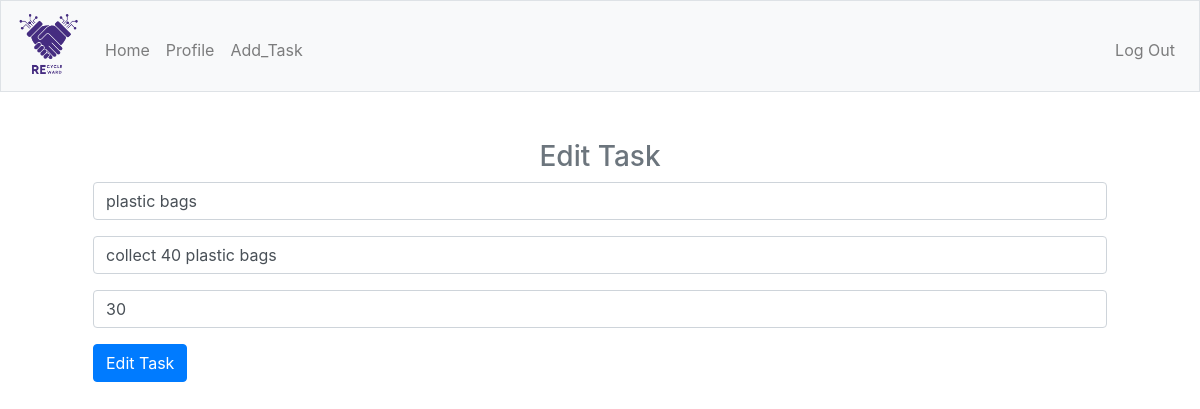
Page /collector/tasks/1/edit (signed in) on the committed database.
### tables this page shows
CREATE TABLE tasks (
    id INTEGER PRIMARY KEY,
    name TEXT NOT NULL,
    description TEXT NOT NULL,
    points INTEGER NOT NULL,
    collector_id INTEGER NOT NULL,
    FOREIGN KEY (collector_id) REFERENCES collectors (id)
);

### app.py (the view)
@app.route("/collector/tasks/<int:task_id>/edit", methods=["GET", "POST"])
@collector_login_required
def collector_task_edit(task_id):
    if request.method == "POST":
        db.execute("UPDATE tasks SET name = ?, description = ?, points = ? where id = ?;", request.form.get("name"), request.form.get("description"), request.form.get("points"), task_id)
        return redirect("/collector/profile")
    else:
        task = db.execute("SELECT * FROM tasks WHERE id = ?;", task_id)[0]
        return render_template("collector_task_edit.html", task=task)

### app.py (called while the page is built)
@app.after_request
def after_request(response):
    response.headers["Cache-Control"] = "no-cache, no-store, must-revalidate"
    response.headers["Expires"] = 0
    response.headers["Pragma"] = "no-cache"
    return response

### helpers.py (called while the page is built)
def collector_login_required(f):
    @wraps(f)
    def decorated_function(*args, **kwargs):
        if session.get("collector_id") is None:
            return redirect("/collector/login")
        return f(*args, **kwargs)
    return decorated_function

### templates/collector_task_edit.html (shortened to what this page needs)
{% extends "layout.html" %}
{% block main %}
<div class="container-fluid">
	<div class="row">
		<div class="col-md-12">
			<div class="row">
                <div class="col-md-12">
                    <h3 class="text-center text-muted">
                        Edit Task
                    </h3>
                </div>
                <div class="col-md-12">
                    <form action="/collector/tasks/{{ task.id }}/edit" method="post">
                        <div class="form-group">
                            <input autocomplete="off" autofocus class="form-control" name="name" placeholder="Enter task name" type="text" value="{{ task.name }}">
                        </div>
                        <div class="form-group">
                            <input autocomplete="off" autofocus class="form-control" name="description" placeholder="Enter task description" type="text" value="{{ task.description }}">
                        </div>
                        <div class="form-group">
                            <input autocomplete="off" autofocus class="form-control" name="points" placeholder="Enter task points" type="text" value="{{ task.points }}">
                        </div>
                        <button class="btn btn-primary" type="submit">Edit Task</button>
                    </form>
                </div>
			</div>
		</div>
	</div>
</div>
{% endblock %}

### rows in the picture
tasks: name "plastic bags", description "collect 40 plastic bags", points "30"
